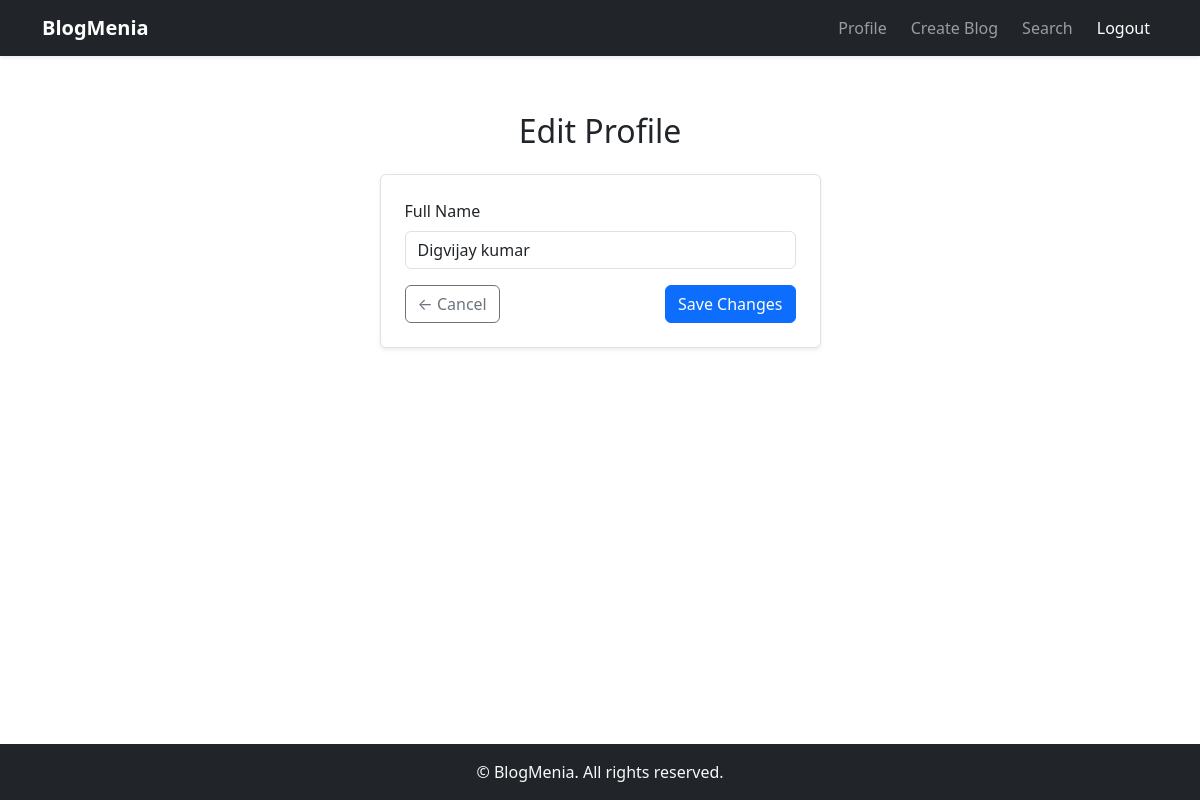
Page /users/edit-profile/ (signed in) on the earlier database version.
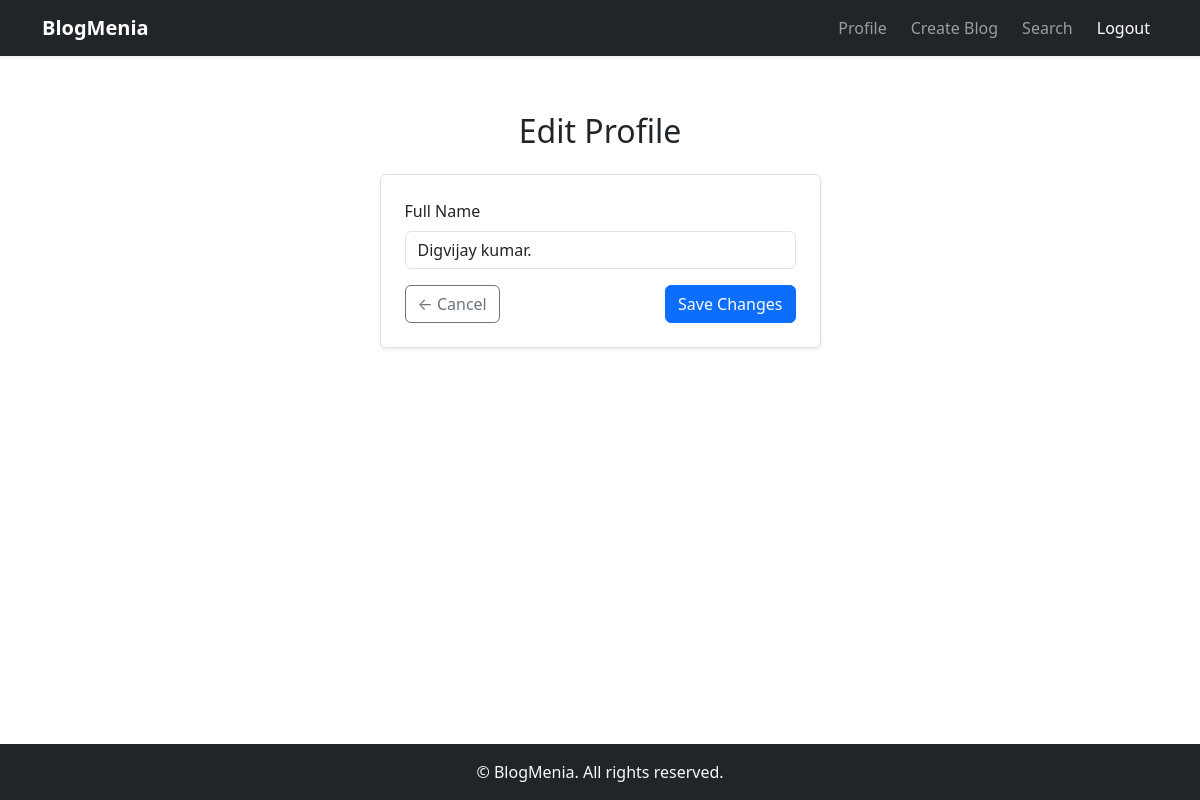
Same page on the later database version.
### users/models.py (models this page shows, shortened)
class CustomUser(AbstractUser):
    fullName = models.CharField(max_length=150)
    email = models.EmailField(unique=True)
    USERNAME_FIELD = 'email'
    REQUIRED_FIELDS=['username', 'fullName']

### users/views.py (the view)
# urls.py: path('edit-profile/', views.edit_profile , name="edit_profile"),
@login_required
def edit_profile(request):
    user = request.user
    if request.method == 'POST':
        fullName = request.POST.get('fullName')
        if fullName:
            user.fullName = fullName
            user.save()
            return redirect('profile_view')
    return render(request, 'edit_profile.html', {'user': user})

### users/templates/edit_profile.html (shortened to what this page needs)
{% extends 'layout.html' %}
{% block content %}
<div class="container my-5">
    <div class="row justify-content-center">
        <div class="col-lg-5 col-md-7 col-12">
            <h2 class="mb-4 text-center">Edit Profile</h2>
            <form method="POST" class="border p-4 shadow-sm rounded bg-white">
                <div class="mb-3">
                    <label for="fullName" class="form-label">Full Name</label>
                    <input type="text" id="fullName" name="fullName" value="{{ user.fullName }}" class="form-control" required>
                </div>
                <div class="d-flex justify-content-between">
                    <a href="{% url 'profile_view' %}" class="btn btn-outline-secondary">← Cancel</a>
                    <button type="submit" class="btn btn-primary">Save Changes</button>
                </div>
            </form>
        </div>
    </div>
</div>
{% endblock %}

Differences in the rows shown:
changed CustomUser: fullName "Digvijay kumar" → "Digvijay kumar."
